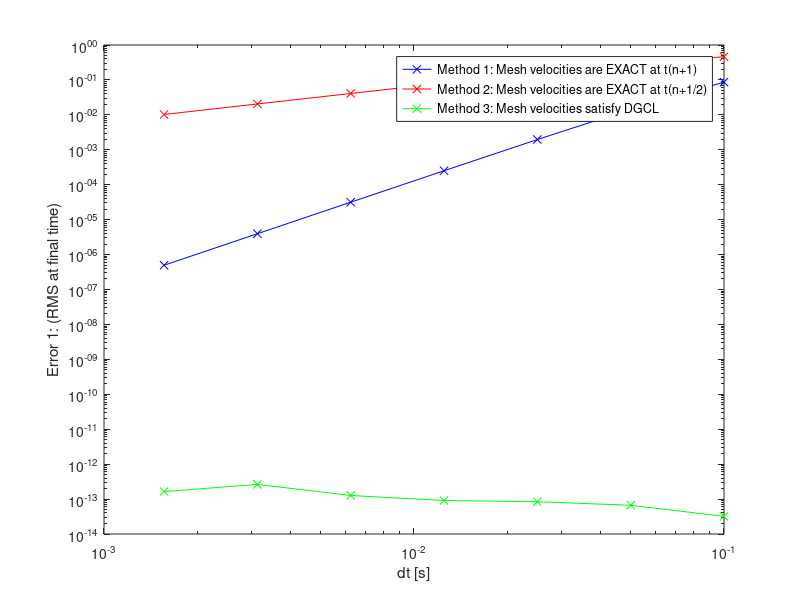
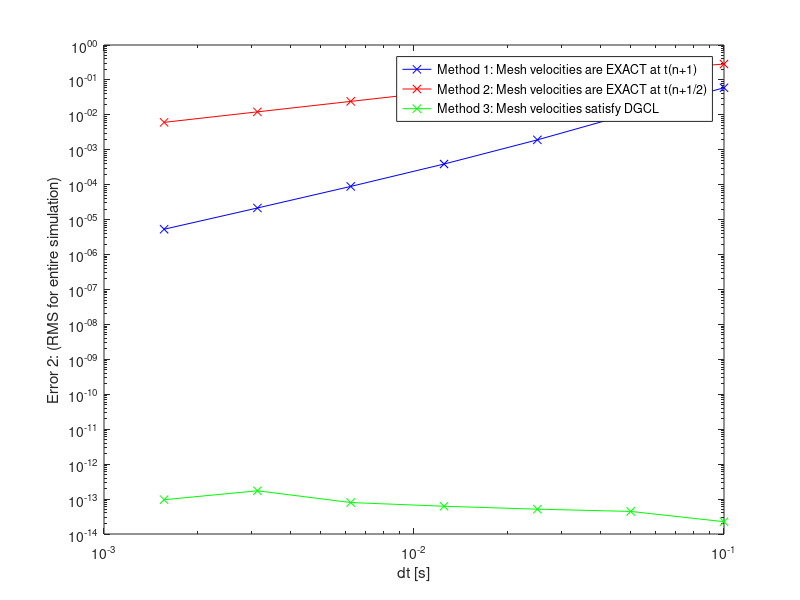

Source code (MATLAB) for these figures, in order:
close all
clear all
%% Input data
N  = 20;        % number of cells

dt   = 0.1;     % time step
tend = 10;      % total simulation time

fmt = '--b';     % linecolor for plot of final solution

show_sol = 0;   % (=1) show intermediate solutions during simulation
 
u_ex = ones(N); % unsure: creates exact scalar field solution

%% Run simulation for decreasing dt
k_max = 6;
e1_arr = zeros(k_max, 3);
e2_arr = zeros(k_max, 3);
dt_arr = zeros(k_max, 1); 

alpha_BE = [1 -1 0]; % Time discretization coefficients (first step Backward Euler)
alpha_BDF = [1.5 -2 0.5]; % Time discretization coefficients (BDF)

for method = 1:1:3
    fprintf('\nRunning Method %d', method)
    for k=1:1:k_max+1
         dt = 0.1*2^(-(k-1)); % time-step
         dt_arr(k, 1) = dt; 
    
         e1 = 0; % error 1: RMS error at final time-step
         e2 = 0; % error 2: RMS error at all time-steps
    
        %% Initialisation
        dx = zeros(1,N);    % cell volumes
        xi = zeros(1,N+1);  % face centers
        x  = zeros(1,N);    % cell centers
        u  = ones(1,N);     % solution
        
        dx_tn = zeros(1,N);    % cell volumes at tn
        xi_tn = zeros(1,N+1);  % face centers at tn
        u_tn  = ones(1,N);     % solution at tn
        
        dx_tnm1 = zeros(1,N);    % cell volumes at tn-1
        xi_tnm1 = zeros(1,N+1);  % face centers at tn-1
        u_tnm1  = ones(1,N);     % solution at tn-1
        
        xi  = (0:N)/N;              % face centers
        xi0 = (0:N)/N;              % face centers at t=0
        x   = (1:N)/N - 0.5/N;      % cell centers
        dx  = xi(2:N+1) - xi(1:N);  % cell volumes

        L = zeros(N);   % Discretization matrix
        alpha = alpha_BE; % [1 -1 0]; % Time discretization coefficients (first step Backward Euler)
        %% Simulation loop
        for t=dt:dt:tend
          dx_tn = dx;  % store cell volume at tn
          xi_tn = xi;  % store face center at tn
          u_tn  = u;   % store solution at tn
          
          xi     = xi0 + sin(2*pi*t) * sin(2*pi*xi0) / N;   % face centers at tn+1
          dx     = xi(2:N+1)-xi(1:N);                       % cell volumes at tn+1
          x      = xi(1:N) + dx/2;                          % cell centers at tn+1
          
          dxidt_exnp1   = 2*pi*cos(2*pi*(t))*sin(2*pi*xi0) / N;         % exact face velocity at tn+1
          dxidt_exnp1_2 = 2*pi*cos(2*pi*(t-dt/2))*sin(2*pi*xi0) / N;    % exact face velocity at tn+1/2
        
          %% IMPLEMENTATION OF DGCL
          dxidt_dgcl    = (alpha(1) * xi + alpha(2) * xi_tn + alpha(3) * xi_tnm1) / dt; % face velocity satisfying D-GCL
          %%                            % face velocity satisfying D-GCL
          
          if (method == 1)
            dxidt = dxidt_exnp1;
          elseif (method ==2)
            dxidt = dxidt_exnp1_2;
          else
            dxidt = dxidt_dgcl;
            % fprintf("Method %i selected\n", 3);
          end
            
          % Setting up system to solve; for each cell:
          %
          %   (u*dx)^(n+1) - (u*dx)^n      
          %   ------------------------- - [ u_leftface * dxidt_leftface * (-1) + u_rightface * dxidt_rightface * (+1) ]^(n+1) = 0
          %             dt                 
          %
          % which can be written for the total system as:
          %
          % L u^(n+1) = (u*dx)^n
          %
          % We use a simple avarage to compute the solution at a cell face:
          %   u_face = 0.5 * (u_leftcell + u_rightcell)
          %
          % Internal cells
          for i=2:N-1
            L(i,i-1:i+1) = [0 alpha(1)*dx(i) 0] - dt * 0.5*[-dxidt(i) dxidt(i+1)-dxidt(i) dxidt(i+1)];
          end
          % Boundary cells
          L(1,1:2)   = [alpha(1)*dx(1) 0] - dt * 0.5*[dxidt(2)-2*dxidt(1) dxidt(2)];
          L(N,N-1:N) = [0 alpha(1)*dx(N)] - dt * 0.5*[-dxidt(N) 2*dxidt(N+1)-dxidt(N)];
           
          u = (L\(-alpha(2)*(dx_tn.*u_tn)'-alpha(3)*(dx_tnm1.*u_tnm1)'))';

          dx_tnm1 = dx_tn;
          u_tnm1  =  u_tn;
          xi_tnm1 = xi_tn;
          
          % After first time step we can use 
          alpha= alpha_BDF;
        
          % error 1 computation
          if abs(t-tend) < 0.01*dt
              for i = 1:N
                e1 = e1 + (u(i)-u_ex(i))*(u(i)-u_ex(i));
              end
          end
        
          % error 2 computation
          for i=1:N
            e2 = e2 + (u(i)-u_ex(i))*(u(i)-u_ex(i));
          end

          if (show_sol)
            figure(1);
            hold off;
            plot(x,u,'-x');
            axis([0 1 0.8 1.2]);
        %    pause
            
          end

        end
        %% Error Computation
        e1 = sqrt(e1/N);
        M = round(tend/dt);
        e2 = sqrt(e2/(N*M));
    
        e1_arr(k, method) = e1;
        e2_arr(k, method) = e2;
    end
end

% error 1 plots 
figure(1);
hold("off");
loglog(dt_arr, e1_arr(:,1), 'b-x'); % method 1
hold("on");
loglog(dt_arr, e1_arr(:,2), 'r-x'); % method 2
loglog(dt_arr, e1_arr(:,3), 'g-x'); % method 3
legend('Method 1: Mesh velocities are EXACT at t(n+1)', 'Method 2: Mesh velocities are EXACT at t(n+1/2)','Method 3: Mesh velocities satisfy DGCL', 'Location', 'best')
xlabel('dt [s]')
ylabel('Error 1: (RMS at final time)')

% error 2 plots 
figure(2);
hold("off");
loglog(dt_arr, e2_arr(:,1), 'b-x'); % method 1
hold("on");
loglog(dt_arr, e2_arr(:,2), 'r-x'); % method 2
loglog(dt_arr, e2_arr(:,3), 'g-x'); % method 3
legend('Method 1: Mesh velocities are EXACT at t(n+1)', 'Method 2: Mesh velocities are EXACT at t(n+1/2)','Method 3: Mesh velocities satisfy DGCL','Location', 'best')
xlabel('dt [s]')
ylabel('Error 2: (RMS for entire simulation)')

%% error analysis
p_e1_method1 = polyfit(log(dt_arr), log(e1_arr(:,1)), 1);
p_e1_method2 = polyfit(log(dt_arr), log(e1_arr(:,2)), 1);
p_e2_method1 = polyfit(log(dt_arr), log(e2_arr(:,1)), 1);
p_e2_method2 = polyfit(log(dt_arr), log(e2_arr(:,2)), 1);

fprintf("\nMethod 1: Exact at tn+1:\nError1: %d\nError2: %d\n", p_e1_method1(1),p_e2_method1(1));
fprintf("\nMethod 2: Exact at tn+1/2:\nError1: %d\nError2: %d\n", p_e1_method2(1),p_e2_method2(1));

